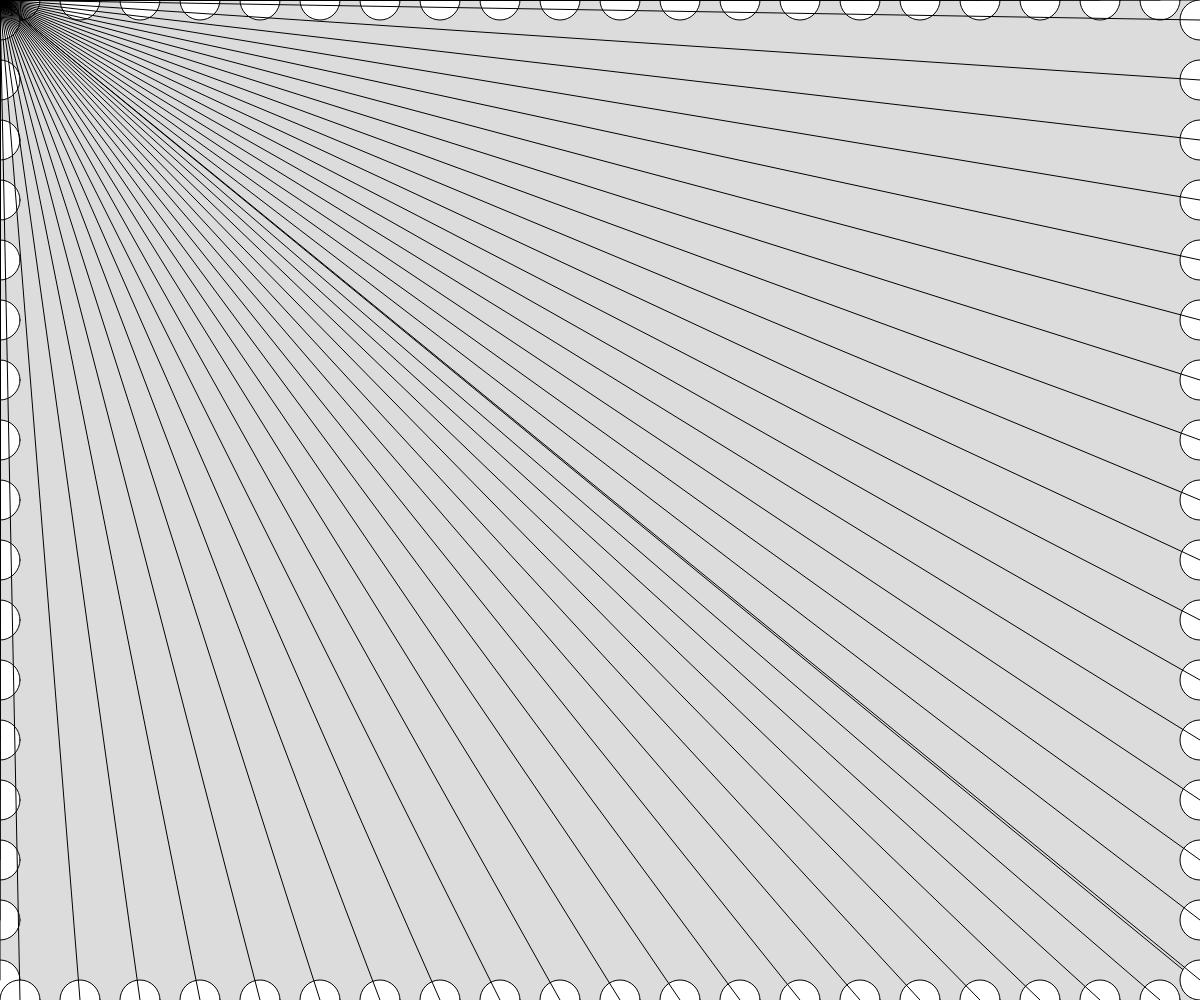
Frame 1 (no input)
Frame 60 (no input): identical to frame 1, image omitted
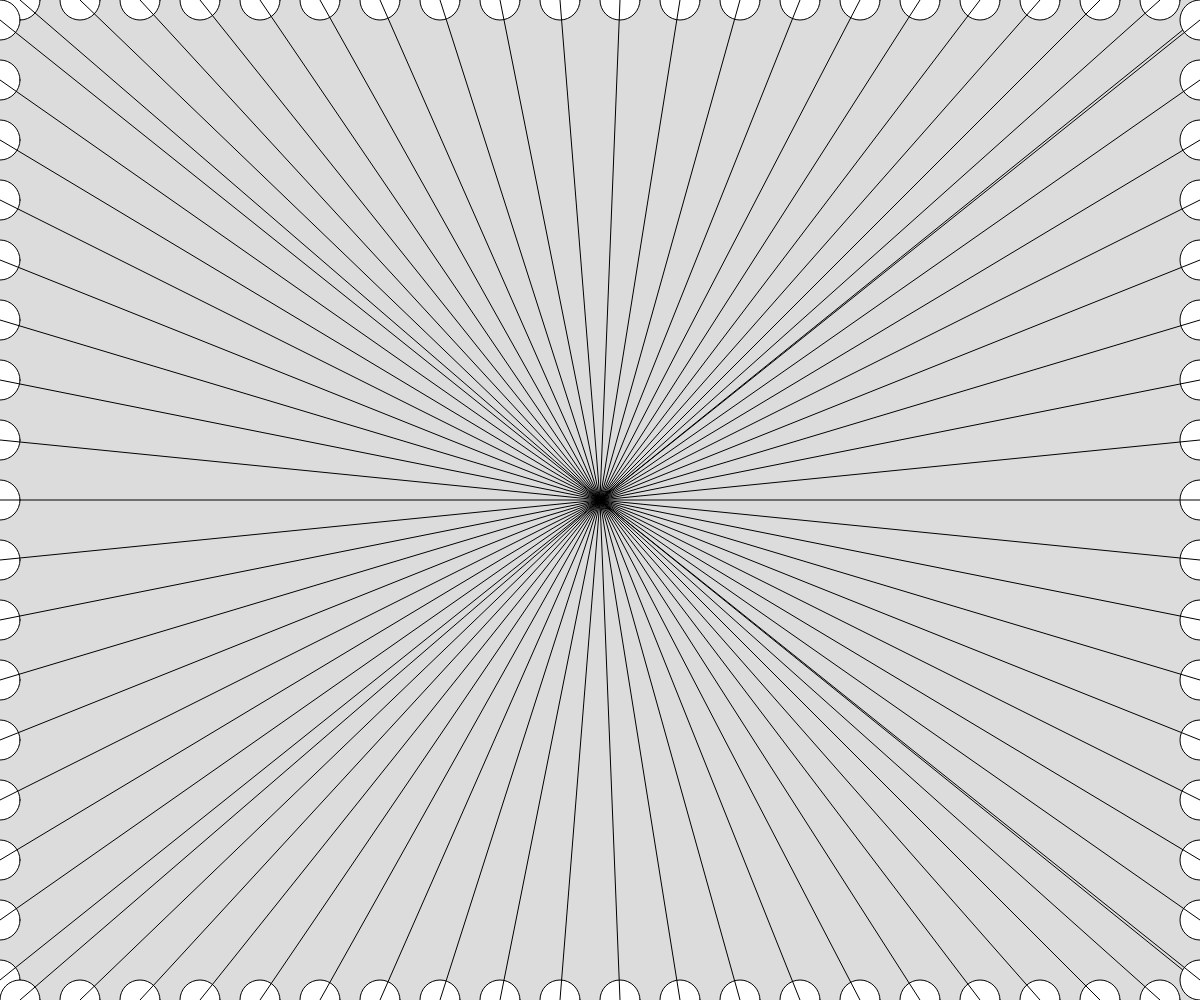
Frame 120 (the mouse pressed at the canvas centre since frame 60)

The p5.js sketch that drew these frames (run headless with seeded random() and noise() and a simulated clock; from frame 60 on, the mouse is pressed at the canvas centre):

// p5.js sketch
// ── sketch.js
// Project Title
// Your Name
// Date
//
// Extra for Experts:
// - describe what you did to take this project "above and beyond"


function setup() {
  createCanvas(windowWidth, windowHeight);
}

function draw() {
  background(220);
  circleLine();
}


function circleLine(){
  //use a loop(for or while) to draw a line
  //of circles side by side
  let d = 40; // diameter of each circle
  let y = height/2;
  let xStart = 0;
  let yStart = 0;
  let xEnd = width ;
  let yEnd = height ;
  let l = 20;

  //use a loop to draw
  //results in a single image, no animation
  for(let x = xStart; x <= xEnd; x+=d){
    //x: 0, 40, 80, 120, 160, 200
    let y = 0;
    x = x + l;
    circle(x, y, d);
    line(x, y, mouseX, mouseY);
  }

  for(let y = xStart; y <= yEnd; y+=d){
    //x: 0, 40, 80, 120, 160, 200
    let x = 0;
    y = y + l;
    circle(x, y, d);
    line(x, y, mouseX, mouseY);
  }

  for(let x = xStart; x <= xEnd; x+=d){
    //x: 0, 40, 80, 120, 160, 200
    let y = height;
    x = x + l;
    circle(x, y, d);
    line(x, y, mouseX, mouseY);
  }

  for(let y = xStart; y <= yEnd; y+=d){
    //x: 0, 40, 80, 120, 160, 200
    let x = width;
    y = y + l;
    circle(x, y, d);
    line(x, y, mouseX, mouseY);
  }
}
